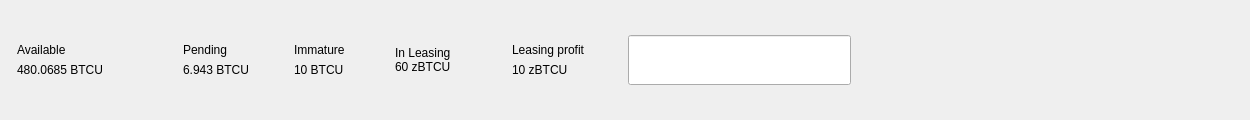
<?xml version="1.0" encoding="UTF-8"?>
<ui version="4.0">
 <class>TopBar</class>
 <widget class="QWidget" name="TopBar">
  <property name="geometry">
   <rect>
    <x>0</x>
    <y>0</y>
    <width>1250</width>
    <height>120</height>
   </rect>
  </property>
  <property name="minimumSize">
   <size>
    <width>1250</width>
    <height>120</height>
   </size>
  </property>
  <property name="maximumSize">
   <size>
    <width>16777215</width>
    <height>120</height>
   </size>
  </property>
  <property name="windowTitle">
   <string>Form</string>
  </property>
  <layout class="QVBoxLayout" name="verticalLayout">
   <item>
    <widget class="QWidget" name="top_container_2" native="true">
     <property name="sizePolicy">
      <sizepolicy hsizetype="Expanding" vsizetype="Expanding">
       <horstretch>0</horstretch>
       <verstretch>0</verstretch>
      </sizepolicy>
     </property>
     <layout class="QHBoxLayout" name="horizontalLayout_2">
      <property name="spacing">
       <number>6</number>
      </property>
      <property name="leftMargin">
       <number>0</number>
      </property>
      <property name="topMargin">
       <number>0</number>
      </property>
      <property name="rightMargin">
       <number>0</number>
      </property>
      <property name="bottomMargin">
       <number>0</number>
      </property>
      <item>
       <widget class="QWidget" name="bottom_container" native="true">
        <property name="maximumSize">
         <size>
          <width>0</width>
          <height>16777215</height>
         </size>
        </property>
        <layout class="QHBoxLayout" name="horizontalLayout"/>
       </widget>
      </item>
      <item>
       <layout class="QVBoxLayout" name="verticalLayout_2">
        <property name="topMargin">
         <number>10</number>
        </property>
        <property name="bottomMargin">
         <number>10</number>
        </property>
        <item>
         <spacer name="verticalSpacer_3">
          <property name="orientation">
           <enum>Qt::Vertical</enum>
          </property>
          <property name="sizeHint" stdset="0">
           <size>
            <width>20</width>
            <height>40</height>
           </size>
          </property>
         </spacer>
        </item>
        <item>
         <widget class="QLabel" name="labelTitle1">
          <property name="text">
           <string>Available</string>
          </property>
         </widget>
        </item>
        <item>
         <widget class="QLabel" name="labelAmountPiv">
          <property name="minimumSize">
           <size>
            <width>155</width>
            <height>0</height>
           </size>
          </property>
          <property name="maximumSize">
           <size>
            <width>130</width>
            <height>16777215</height>
           </size>
          </property>
          <property name="text">
           <string>480.0685 BTCU</string>
          </property>
         </widget>
        </item>
        <item>
         <spacer name="verticalSpacer">
          <property name="orientation">
           <enum>Qt::Vertical</enum>
          </property>
          <property name="sizeHint" stdset="0">
           <size>
            <width>20</width>
            <height>40</height>
           </size>
          </property>
         </spacer>
        </item>
       </layout>
      </item>
      <item>
       <spacer name="horizontalSpacer_4">
        <property name="orientation">
         <enum>Qt::Horizontal</enum>
        </property>
        <property name="sizeType">
         <enum>QSizePolicy::Fixed</enum>
        </property>
        <property name="sizeHint" stdset="0">
         <size>
          <width>5</width>
          <height>20</height>
         </size>
        </property>
       </spacer>
      </item>
      <item>
       <layout class="QVBoxLayout" name="verticalLayout_3">
        <property name="topMargin">
         <number>10</number>
        </property>
        <property name="bottomMargin">
         <number>10</number>
        </property>
        <item>
         <spacer name="verticalSpacer_4">
          <property name="orientation">
           <enum>Qt::Vertical</enum>
          </property>
          <property name="sizeHint" stdset="0">
           <size>
            <width>20</width>
            <height>40</height>
           </size>
          </property>
         </spacer>
        </item>
        <item>
         <widget class="QLabel" name="labelTitle3">
          <property name="text">
           <string>Pending</string>
          </property>
         </widget>
        </item>
        <item>
         <widget class="QLabel" name="labelPendingPiv">
          <property name="minimumSize">
           <size>
            <width>100</width>
            <height>0</height>
           </size>
          </property>
          <property name="maximumSize">
           <size>
            <width>90</width>
            <height>16777215</height>
           </size>
          </property>
          <property name="text">
           <string>6.943 BTCU</string>
          </property>
         </widget>
        </item>
        <item>
         <spacer name="verticalSpacer_5">
          <property name="orientation">
           <enum>Qt::Vertical</enum>
          </property>
          <property name="sizeHint" stdset="0">
           <size>
            <width>20</width>
            <height>40</height>
           </size>
          </property>
         </spacer>
        </item>
       </layout>
      </item>
      <item>
       <spacer name="horizontalSpacer_3">
        <property name="orientation">
         <enum>Qt::Horizontal</enum>
        </property>
        <property name="sizeType">
         <enum>QSizePolicy::Fixed</enum>
        </property>
        <property name="sizeHint" stdset="0">
         <size>
          <width>5</width>
          <height>20</height>
         </size>
        </property>
       </spacer>
      </item>
      <item>
       <layout class="QVBoxLayout" name="verticalLayout_4">
        <property name="topMargin">
         <number>10</number>
        </property>
        <property name="bottomMargin">
         <number>10</number>
        </property>
        <item>
         <spacer name="verticalSpacer_6">
          <property name="orientation">
           <enum>Qt::Vertical</enum>
          </property>
          <property name="sizeHint" stdset="0">
           <size>
            <width>20</width>
            <height>40</height>
           </size>
          </property>
         </spacer>
        </item>
        <item>
         <widget class="QLabel" name="labelTitle4">
          <property name="text">
           <string>Immature</string>
          </property>
         </widget>
        </item>
        <item>
         <widget class="QLabel" name="labelImmaturePiv">
          <property name="minimumSize">
           <size>
            <width>90</width>
            <height>0</height>
           </size>
          </property>
          <property name="maximumSize">
           <size>
            <width>90</width>
            <height>16777215</height>
           </size>
          </property>
          <property name="text">
           <string>10 BTCU</string>
          </property>
         </widget>
        </item>
        <item>
         <spacer name="verticalSpacer_7">
          <property name="orientation">
           <enum>Qt::Vertical</enum>
          </property>
          <property name="sizeHint" stdset="0">
           <size>
            <width>20</width>
            <height>40</height>
           </size>
          </property>
         </spacer>
        </item>
       </layout>
      </item>
      <item>
       <spacer name="horizontalSpacer_6">
        <property name="orientation">
         <enum>Qt::Horizontal</enum>
        </property>
        <property name="sizeType">
         <enum>QSizePolicy::Fixed</enum>
        </property>
        <property name="sizeHint" stdset="0">
         <size>
          <width>5</width>
          <height>20</height>
         </size>
        </property>
       </spacer>
      </item>
      <item>
       <layout class="QVBoxLayout" name="verticalLayout_5">
        <property name="spacing">
         <number>0</number>
        </property>
        <property name="topMargin">
         <number>10</number>
        </property>
        <property name="bottomMargin">
         <number>10</number>
        </property>
        <item>
         <spacer name="verticalSpacer_8">
          <property name="orientation">
           <enum>Qt::Vertical</enum>
          </property>
          <property name="sizeHint" stdset="0">
           <size>
            <width>20</width>
            <height>40</height>
           </size>
          </property>
         </spacer>
        </item>
        <item>
         <widget class="QLabel" name="labelTitle5">
          <property name="text">
           <string>In Leasing</string>
          </property>
         </widget>
        </item>
        <item>
         <widget class="QLabel" name="labelLeasing">
          <property name="minimumSize">
           <size>
            <width>100</width>
            <height>0</height>
           </size>
          </property>
          <property name="text">
           <string>60 zBTCU</string>
          </property>
         </widget>
        </item>
        <item>
         <spacer name="verticalSpacer_9">
          <property name="orientation">
           <enum>Qt::Vertical</enum>
          </property>
          <property name="sizeHint" stdset="0">
           <size>
            <width>20</width>
            <height>40</height>
           </size>
          </property>
         </spacer>
        </item>
       </layout>
      </item>
      <item>
       <spacer name="horizontalSpacer_11">
        <property name="orientation">
         <enum>Qt::Horizontal</enum>
        </property>
        <property name="sizeType">
         <enum>QSizePolicy::Fixed</enum>
        </property>
        <property name="sizeHint" stdset="0">
         <size>
          <width>5</width>
          <height>20</height>
         </size>
        </property>
       </spacer>
      </item>
      <item>
       <widget class="QWidget" name="widgetTopAmount" native="true">
        <property name="sizePolicy">
         <sizepolicy hsizetype="Preferred" vsizetype="Maximum">
          <horstretch>0</horstretch>
          <verstretch>0</verstretch>
         </sizepolicy>
        </property>
        <property name="maximumSize">
         <size>
          <width>0</width>
          <height>16777215</height>
         </size>
        </property>
        <layout class="QHBoxLayout" name="horizontalLayout_3">
         <property name="spacing">
          <number>6</number>
         </property>
        </layout>
       </widget>
      </item>
      <item>
       <layout class="QVBoxLayout" name="verticalLayout_6">
        <property name="topMargin">
         <number>10</number>
        </property>
        <property name="bottomMargin">
         <number>10</number>
        </property>
        <item>
         <spacer name="verticalSpacer_10">
          <property name="orientation">
           <enum>Qt::Vertical</enum>
          </property>
          <property name="sizeHint" stdset="0">
           <size>
            <width>20</width>
            <height>40</height>
           </size>
          </property>
         </spacer>
        </item>
        <item>
         <widget class="QLabel" name="labelTitle6">
          <property name="text">
           <string>Leasing profit</string>
          </property>
         </widget>
        </item>
        <item>
         <widget class="QLabel" name="labelImmaturezPiv">
          <property name="minimumSize">
           <size>
            <width>100</width>
            <height>0</height>
           </size>
          </property>
          <property name="text">
           <string>10 zBTCU</string>
          </property>
         </widget>
        </item>
        <item>
         <spacer name="verticalSpacer_11">
          <property name="orientation">
           <enum>Qt::Vertical</enum>
          </property>
          <property name="sizeHint" stdset="0">
           <size>
            <width>20</width>
            <height>40</height>
           </size>
          </property>
         </spacer>
        </item>
       </layout>
      </item>
      <item>
       <spacer name="horizontalSpacer_5">
        <property name="orientation">
         <enum>Qt::Horizontal</enum>
        </property>
        <property name="sizeType">
         <enum>QSizePolicy::Fixed</enum>
        </property>
        <property name="sizeHint" stdset="0">
         <size>
          <width>10</width>
          <height>20</height>
         </size>
        </property>
       </spacer>
      </item>
      <item>
       <widget class="QLineEdit" name="lineEditTocens">
        <property name="minimumSize">
         <size>
          <width>200</width>
          <height>50</height>
         </size>
        </property>
        <property name="maximumSize">
         <size>
          <width>16777215</width>
          <height>50</height>
         </size>
        </property>
       </widget>
      </item>
      <item>
       <spacer name="horizontalSpacer">
        <property name="orientation">
         <enum>Qt::Horizontal</enum>
        </property>
        <property name="sizeType">
         <enum>QSizePolicy::Fixed</enum>
        </property>
        <property name="sizeHint" stdset="0">
         <size>
          <width>10</width>
          <height>20</height>
         </size>
        </property>
       </spacer>
      </item>
      <item>
       <layout class="QVBoxLayout" name="verticalLayout_12">
        <item>
         <spacer name="verticalSpacer_12">
          <property name="orientation">
           <enum>Qt::Vertical</enum>
          </property>
          <property name="sizeHint" stdset="0">
           <size>
            <width>20</width>
            <height>40</height>
           </size>
          </property>
         </spacer>
        </item>
        <item>
         <layout class="QHBoxLayout" name="horizontalLayout_4">
          <property name="spacing">
           <number>12</number>
          </property>
          <property name="rightMargin">
           <number>0</number>
          </property>
          <item alignment="Qt::AlignRight">
           <widget class="QWidget" name="layoutSync" native="true">
            <property name="minimumSize">
             <size>
              <width>0</width>
              <height>36</height>
             </size>
            </property>
            <property name="maximumSize">
             <size>
              <width>16777215</width>
              <height>36</height>
             </size>
            </property>
            <layout class="QVBoxLayout" name="verticalLayout_9">
             <property name="leftMargin">
              <number>0</number>
             </property>
             <property name="topMargin">
              <number>0</number>
             </property>
             <property name="rightMargin">
              <number>0</number>
             </property>
             <property name="bottomMargin">
              <number>0</number>
             </property>
             <item>
              <widget class="ExpandableButton" name="pushButtonSync" native="true">
               <property name="minimumSize">
                <size>
                 <width>36</width>
                 <height>36</height>
                </size>
               </property>
               <property name="maximumSize">
                <size>
                 <width>36</width>
                 <height>36</height>
                </size>
               </property>
              </widget>
             </item>
            </layout>
           </widget>
          </item>
          <item>
           <widget class="ExpandableButton" name="pushButtonStack" native="true">
            <property name="minimumSize">
             <size>
              <width>36</width>
              <height>36</height>
             </size>
            </property>
            <property name="maximumSize">
             <size>
              <width>36</width>
              <height>16777215</height>
             </size>
            </property>
           </widget>
          </item>
          <item>
           <widget class="ExpandableButton" name="pushButtonColdStaking" native="true">
            <property name="minimumSize">
             <size>
              <width>36</width>
              <height>36</height>
             </size>
            </property>
            <property name="maximumSize">
             <size>
              <width>36</width>
              <height>16777215</height>
             </size>
            </property>
           </widget>
          </item>
          <item>
           <widget class="ExpandableButton" name="pushButtonLeasing" native="true">
            <property name="minimumSize">
             <size>
              <width>36</width>
              <height>36</height>
             </size>
            </property>
            <property name="maximumSize">
             <size>
              <width>36</width>
              <height>16777215</height>
             </size>
            </property>
           </widget>
          </item>
          <item>
           <widget class="ExpandableButton" name="pushButtonConnection" native="true">
            <property name="minimumSize">
             <size>
              <width>36</width>
              <height>36</height>
             </size>
            </property>
            <property name="maximumSize">
             <size>
              <width>36</width>
              <height>16777215</height>
             </size>
            </property>
           </widget>
          </item>
          <item>
           <widget class="ExpandableButton" name="pushButtonLock" native="true">
            <property name="sizePolicy">
             <sizepolicy hsizetype="Expanding" vsizetype="Expanding">
              <horstretch>0</horstretch>
              <verstretch>0</verstretch>
             </sizepolicy>
            </property>
            <property name="minimumSize">
             <size>
              <width>36</width>
              <height>0</height>
             </size>
            </property>
            <property name="maximumSize">
             <size>
              <width>36</width>
              <height>16777215</height>
             </size>
            </property>
           </widget>
          </item>
          <item>
           <widget class="ExpandableButton" name="pushButtonTheme" native="true">
            <property name="minimumSize">
             <size>
              <width>36</width>
              <height>36</height>
             </size>
            </property>
            <property name="maximumSize">
             <size>
              <width>36</width>
              <height>36</height>
             </size>
            </property>
           </widget>
          </item>
          <item>
           <widget class="ExpandableButton" name="pushButtonFAQ" native="true">
            <property name="minimumSize">
             <size>
              <width>36</width>
              <height>36</height>
             </size>
            </property>
            <property name="maximumSize">
             <size>
              <width>36</width>
              <height>16777215</height>
             </size>
            </property>
           </widget>
          </item>
         </layout>
        </item>
        <item>
         <spacer name="verticalSpacer_2">
          <property name="orientation">
           <enum>Qt::Vertical</enum>
          </property>
          <property name="sizeHint" stdset="0">
           <size>
            <width>20</width>
            <height>40</height>
           </size>
          </property>
         </spacer>
        </item>
       </layout>
      </item>
     </layout>
    </widget>
   </item>
  </layout>
 </widget>
 <customwidgets>
  <customwidget>
   <class>ExpandableButton</class>
   <extends>QWidget</extends>
   <header>qt/btcu/expandablebutton.h</header>
   <container>1</container>
  </customwidget>
 </customwidgets>
 <resources/>
 <connections/>
</ui>
